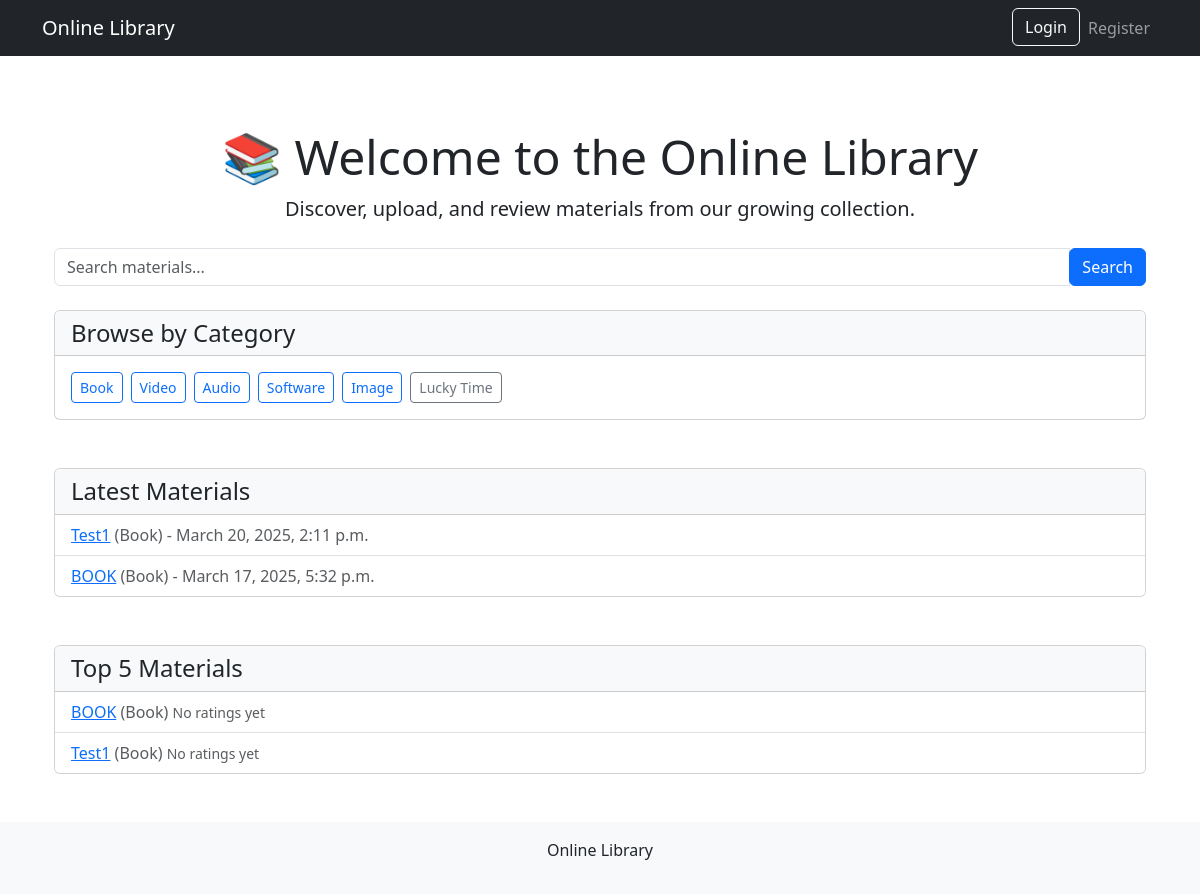
The app's page /, older data.
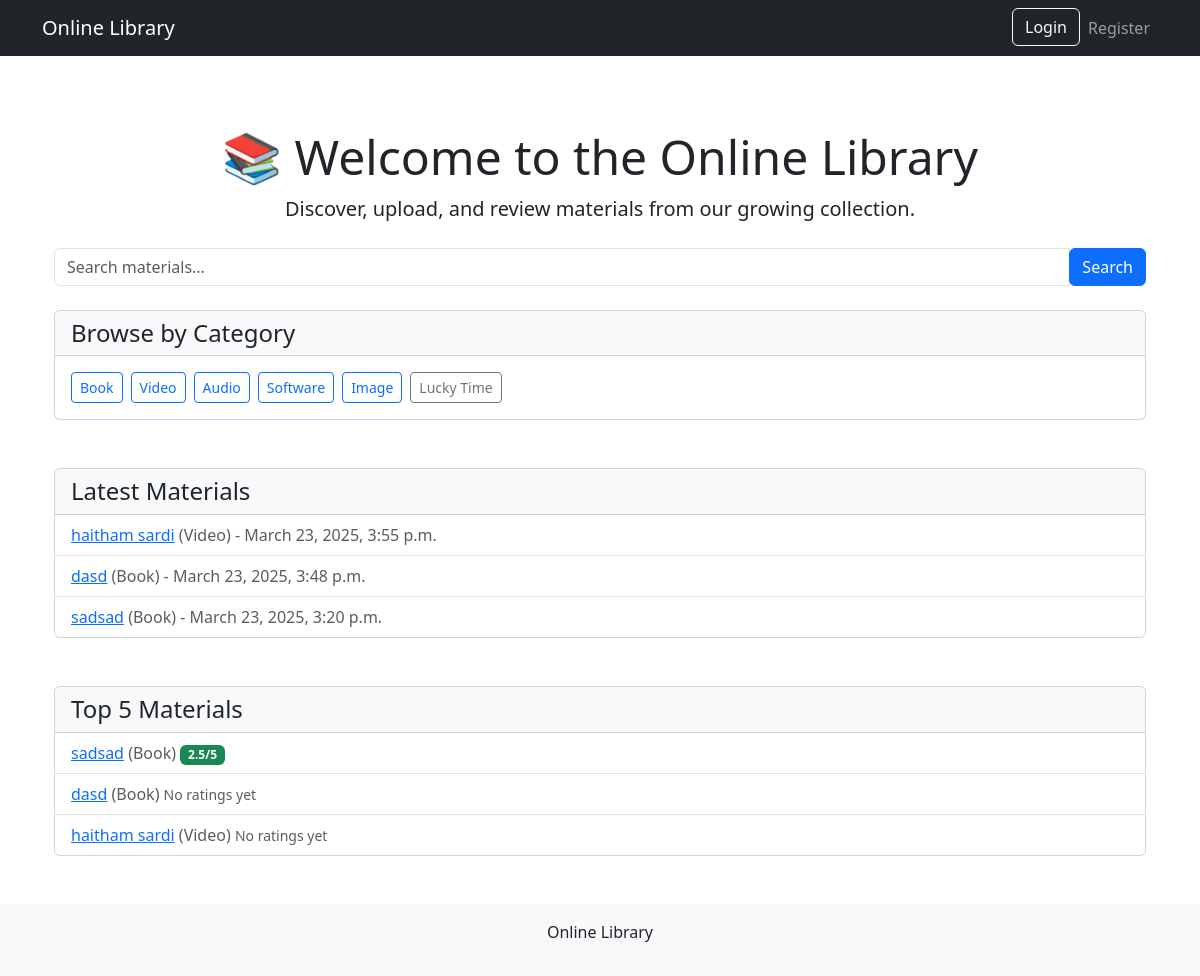
The same page, newer data.
### library/models.py (models this page shows, shortened)
class Material(models.Model):
    title = models.CharField(max_length=255)
    description = models.TextField()
    category = models.CharField(max_length=20, choices=CATEGORY_CHOICES)
    file = models.FileField(upload_to='materials/')
    upload_date = models.DateTimeField(auto_now_add=True)
    uploaded_by = models.ForeignKey(User, on_delete=models.CASCADE)
    author = models.CharField(max_length=255, default="Unknown")
    release_date = models.DateField(default=date.today)

### library/views.py (the view)
# urls.py: path('', views.home, name='home'),
def home(request):
    latest_materials = Material.objects.all().order_by('-upload_date')[:5]
    top_materials = Material.objects.annotate(avg_rating=Avg('reviews__rating')).order_by('-avg_rating')[:5]
    categories = ['Book', 'Video', 'Audio', 'Software', 'Image']
    return render(request, 'library/home.html', {
        'latest_materials': latest_materials,
        'top_materials': top_materials,
        'categories': categories,
    })

### library/templates/library/home.html
{% extends 'library/base.html' %}
{% load static %}
{% block content %}
<div class="container my-5">
    <div class="text-center mb-4">
        <h1 class="display-5">📚 Welcome to the <strong>Online Library</strong></h1>
        <p class="lead">Discover, upload, and review materials from our growing collection.</p>
    </div>
    <form method="GET" action="{% url 'material_list' %}" class="input-group mb-4">
        <input type="text" name="q" class="form-control" placeholder="Search materials..." value="{{ request.GET.q }}">
        <div class="input-group-append">
            <button class="btn btn-primary" type="submit">Search</button>
        </div>
    </form>
    <div class="card mb-5">
      <div class="card-header bg-light">
        <h4 class="mb-0">Browse by Category</h4>
      </div>
      <div class="card-body d-flex flex-wrap align-items-center gap-2">
        {% for cat in categories %}
          <a href="{% url 'material_list' %}?category={{ cat }}" class="btn btn-outline-primary btn-sm">
            {{ cat }}
          </a>
        {% endfor %}
          <a href="{% url 'random_material' %}" class="btn btn-outline-secondary btn-sm me-3">
              Lucky Time
          </a>
      </div>
    </div>
    <div class="card mb-5">
        <div class="card-header bg-light">
            <h4 class="mb-0">Latest Materials</h4>
        </div>
        <ul class="list-group list-group-flush">
            {% for material in latest_materials %}
                <li class="list-group-item">
                    <a href="{% url 'material_detail' material.id %}">{{ material.title }}</a>
                    <span class="text-muted">({{ material.category }}) - {{ material.upload_date }}</span>
                </li>
            {% empty %}
                <li class="list-group-item text-muted">No materials available.</li>
            {% endfor %}
        </ul>
    </div>
    <div class="card mb-5">
        <div class="card-header bg-light">
            <h4 class="mb-0">Top 5 Materials</h4>
        </div>
        <ul class="list-group list-group-flush">
            {% for material in top_materials %}
                <li class="list-group-item">
                    <a href="{% url 'material_detail' material.id %}">{{ material.title }}</a>
                    <span class="text-muted">({{ material.category }})</span>
                    {% if material.avg_rating %}
                        <span class="badge bg-success">{{ material.avg_rating|floatformat:1 }}/5</span>
                    {% else %}
                        <span class="text-muted small">No ratings yet</span>
                    {% endif %}
                </li>
            {% empty %}
                <li class="list-group-item text-muted">No top-rated materials available.</li>
            {% endfor %}
        </ul>
    </div>
</div>
{% endblock %}

### library/templates/library/base.html (shortened to what this page needs)
<!DOCTYPE html>
<html lang="en">
{% load static %}
<head>
    <link rel="stylesheet" href="https://cdn.jsdelivr.net/npm/bootstrap@5.3.0/dist/css/bootstrap.min.css">
</head>
<body class="d-flex flex-column min-vh-100">
    {% if request.resolver_match.url_name not in 'login register' %}
        <nav class="navbar navbar-expand-lg navbar-dark bg-dark">
            <div class="container">
                <a class="navbar-brand" href="{% url 'home' %}">Online Library</a>
                <ul class="navbar-nav ms-auto">
                    {% if user.is_authenticated %}
                        <li class="nav-item"><a class="nav-link" href="{% url 'upload_material' %}">Upload</a></li>
                        <li class="nav-item"><a class="nav-link" href="{% url 'dashboard' %}">Dashboard</a></li>
                        <li class="nav-item"><a class="nav-link" href="{% url 'logout' %}">Logout</a></li>
                        {% if user.profile.picture %}
                            <img src="{{ user.profile.picture.url }}", alt="Profile Picture", style="width: 40px; height: 40px; border-radius: 50%;">
                        {% else %}
                            <img src="{% static 'images/default_profile_pic.jpg' %}" alt = "Default Avatar", style="width: 40px; height: 40px; border-radius: 50%;">
                        {% endif %}
                    {% else %}
                        <li class="nav-item">
                          <button class="btn btn-outline-light" data-bs-toggle="modal" data-bs-target="#loginModal">
                            Login
                          </button>
                        </li>
                        <li class="nav-item"><a class="nav-link" href="{% url 'register' %}">Register</a></li>
                    {% endif %}
                </ul>
            </div>
        </nav>
    {% endif %}
    <main class="container flex-grow-1 mt-4">
        {% block content %}{% endblock %}
    </main>
    <footer class="bg-light text-center py-3 mt-auto">
        <p>Online Library</p>
    </footer>
</body>
</html>

Row changes from the older to the newer data that the page shows:
removed Material: title "Test1", category "Book", upload_date "March 20, 2025, 2:11 p.m.", shows "No ratings yet"
removed Material: title "BOOK", category "Book", upload_date "March 17, 2025, 5:32 p.m.", shows "No ratings yet"
added Material: title "haitham sardi", category "Video", upload_date "March 23, 2025, 3:55 p.m.", shows "No ratings yet"
added Material: title "dasd", category "Book", upload_date "March 23, 2025, 3:48 p.m.", shows "No ratings yet"
added Material: title "sadsad", category "Book", upload_date "March 23, 2025, 3:20 p.m.", avg_rating "2.5"
